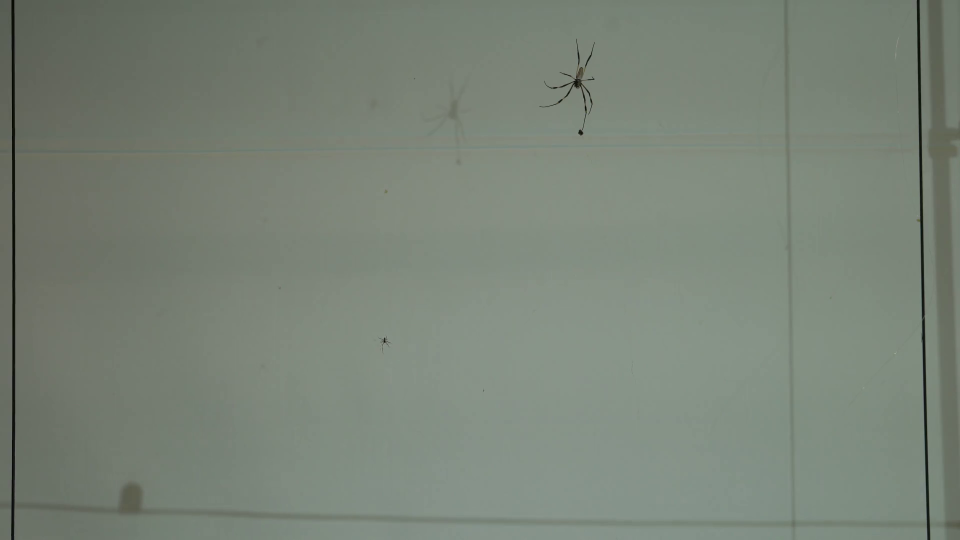
#> input picture frame 235 of videos/spider_video.mp4, 1920 x 1080 px (shown at 1/2 size)
$ jupyter execute --allow-errors '3c Spider_courtship_behaviour.ipynb'   (older library calls are emulated)
#> lines starting #> are read from the running program, lines starting #| are printed output that depends on the picture; after the words box and inside, x2 and y2 are one past the last pixel; in counts of white or black regions, pixels touching at a corner belong together
### examples/tracktor.py
import numpy as np
import pandas as pd
import cv2
from sklearn.cluster import KMeans
from scipy.optimize import linear_sum_assignment
from scipy.spatial.distance import cdist

def colour_to_thresh(frame, block_size = 31, offset = 25):
    """
    This function retrieves a video frame and preprocesses it for object tracking.
    The code blurs image to reduce noise, converts it to greyscale and then returns a
    thresholded version of the original image.

    Parameters
    ----------
    frame: ndarray, shape(n_rows, n_cols, 3)
        source image containing all three colour channels
    block_size: int(optional), default = 31
        block_size determines the width of the kernel used for adaptive thresholding.
        Note: block_size must be odd. If even integer is used, the programme will add
        1 to the block_size to make it odd.
    offset: int(optional), default = 25
        constant subtracted from the mean value within the block

    Returns
    -------
    thresh: ndarray, shape(n_rows, n_cols, 1)
        binarised(0,255) image
    """
    frame = cv2.blur(frame, (5,5))
    gray = cv2.cvtColor(frame, cv2.COLOR_BGR2GRAY)
    thresh = cv2.adaptiveThreshold(gray, 255, cv2.ADAPTIVE_THRESH_MEAN_C, cv2.THRESH_BINARY_INV, block_size, offset)
    return thresh

def detect_and_draw_contours(frame, thresh, meas_last, meas_now, min_area = 0, max_area = 10000):
    """
    This function detects contours, thresholds them based on area and draws them.

    Parameters
    ----------
    frame: ndarray, shape(n_rows, n_cols, 3)
        source image containing all three colour channels
    thresh: ndarray, shape(n_rows, n_cols, 1)
        binarised(0,255) image
    meas_last: array_like, dtype=float
        individual's location on previous frame
    meas_now: array_like, dtype=float
        individual's location on current frame
    min_area: int
        minimum area threhold used to detect the object of interest
    max_area: int
        maximum area threhold used to detect the object of interest

    Returns
    -------
    final: ndarray, shape(n_rows, n_cols, 3)
        final output image composed of the input frame with object contours
        and centroids overlaid on it
    contours: list
        a list of all detected contours that pass the area based threhold criterion
    meas_last: array_like, dtype=float
        individual's location on previous frame
    meas_now: array_like, dtype=float
        individual's location on current frame
    """
    # Detect contours and draw them based on specified area thresholds
    if int(cv2.__version__[0]) == 3:
    	img, contours, hierarchy = cv2.findContours(thresh.copy(), cv2.RETR_TREE, cv2.CHAIN_APPROX_SIMPLE)
    else:
    	contours, hierarchy = cv2.findContours(thresh.copy(), cv2.RETR_TREE, cv2.CHAIN_APPROX_SIMPLE)
    img = cv2.cvtColor(thresh.copy(), cv2.COLOR_GRAY2BGR)

    final = frame.copy()

    i = 0
    meas_last = meas_now.copy()
    del meas_now[:]
    while i < len(contours):
        area = cv2.contourArea(contours[i])
        if area < min_area or area > max_area:
            contours = contours[:i] + contours[i+1:]
        else:
            cv2.drawContours(final, contours, i, (0,0,255), 1)
            M = cv2.moments(contours[i])
            if M['m00'] != 0:
            	cx = M['m10']/M['m00']
            	cy = M['m01']/M['m00']
            else:
            	cx = 0
            	cy = 0
            meas_now.append([cx,cy])
            i += 1
    return final, contours, meas_last, meas_now

# [35 lines left out: function apply_k_means, not called in this run]

def hungarian_algorithm(meas_last, meas_now):
    """
    The hungarian algorithm is a combinatorial optimisation algorithm used
    to solve assignment problems. Here, we use the algorithm to reduce noise
    due to ripples and to maintain individual identity. This is accomplished
    by minimising a cost function; in this case, euclidean distances between
    points measured in previous and current step. The algorithm here is written
    to be flexible as the number of contours detected between successive frames
    changes. However, an error will be returned if zero contours are detected.

    Parameters
    ----------
    meas_last: array_like, dtype=float
        individual's location on previous frame
    meas_now: array_like, dtype=float
        individual's location on current frame

    Returns
    -------
    row_ind: array, dtype=int64
        individual identites arranged according to input ``meas_last``
    col_ind: array, dtype=int64
        individual identities rearranged based on matching locations from
        ``meas_last`` to ``meas_now`` by minimising the cost function
    """
    meas_last = np.array(meas_last)
    meas_now = np.array(meas_now)
    if meas_now.shape != meas_last.shape:
        if meas_now.shape[0] < meas_last.shape[0]:
            while meas_now.shape[0] != meas_last.shape[0]:
                meas_last = np.delete(meas_last, meas_last.shape[0]-1, 0)
        else:
            result = np.zeros(meas_now.shape)
            result[:meas_last.shape[0],:meas_last.shape[1]] = meas_last
            meas_last = result

    meas_last = list(meas_last)
    meas_now = list(meas_now)
    cost = cdist(meas_last, meas_now)
    row_ind, col_ind = linear_sum_assignment(cost)
    return row_ind, col_ind

def reorder_and_draw(final, colours, n_inds, col_ind, meas_now, df, mot, fr_no):
    """
    This function reorders the measurements in the current frame to match
    identity from previous frame. This is done by using the results of the
    hungarian algorithm from the array col_inds.

    Parameters
    ----------
    final: ndarray, shape(n_rows, n_cols, 3)
        final output image composed of the input frame with object contours
        and centroids overlaid on it
    colours: list, tuple
        list of tuples that represent colours used to assign individual identities
    n_inds: int
        total number of individuals being tracked
    col_ind: array, dtype=int64
        individual identities rearranged based on matching locations from
        ``meas_last`` to ``meas_now`` by minimising the cost function
    meas_now: array_like, dtype=float
        individual's location on current frame
    df: pandas.core.frame.DataFrame
        this dataframe holds tracked coordinates i.e. the tracking results
    mot: bool
        this boolean determines if we apply the alogrithm to a multi-object
        tracking problem

    Returns
    -------
    final: ndarray, shape(n_rows, n_cols, 3)
        final output image composed of the input frame with object contours
        and centroids overlaid on it
    meas_now: array_like, dtype=float
        individual's location on current frame
    df: pandas.DataFrame
        this dataframe holds tracked coordinates i.e. the tracking results
    """
    # Reorder contours based on results of the hungarian algorithm
    equal = np.array_equal(col_ind, list(range(len(col_ind))))
    if equal == False:
        current_ids = col_ind.copy()
        reordered = [i[0] for i in sorted(enumerate(current_ids), key=lambda x:x[1])]
        meas_now = [x for (y,x) in sorted(zip(reordered,meas_now))]

    # Draw centroids
    if mot == False:
        for i in range(len(meas_now)):
            if colours[i%4] == (0,0,255):
                cv2.circle(final, tuple([int(x) for x in meas_now[i]]), 5, colours[i%4], -1, cv2.LINE_AA)
    else:
        for i in range(n_inds):
            cv2.circle(final, tuple([int(x) for x in meas_now[i]]), 5, colours[i%n_inds], -1, cv2.LINE_AA)

    # add frame number
    font = cv2.FONT_HERSHEY_SCRIPT_SIMPLEX
    cv2.putText(final, str(int(fr_no)), (5,30), font, 1, (255,255,255), 2)

    return final, meas_now, df

# [20 lines left out: function reject_outliers, not called in this run]

### examples/3c Spider_courtship_behaviour.ipynb
[cell 1]
import numpy as np
import pandas as pd
import tracktor as tr
import scipy.signal
import cv2
import sys

## Global parameters
This cell (below) enlists user-defined parameters

[cell 2]
# colours is a vector of BGR values which are used to identify individuals in the video
# s_id is spider id and is also used for individual identification
# since we only have two individuals, the program will only use the first two elements from these arrays (s_id and colours)
# number of elements in colours should be greater than n_inds (THIS IS NECESSARY FOR VISUALISATION ONLY)
# number of elements in s_id should be greater than n_inds (THIS IS NECESSARY TO GET INDIVIDUAL-SPECIFIC DATA)
n_inds = 2
s_id = ['A', 'B', 'C', 'D', 'E', 'F', 'G', 'H']
colours = [(0,0,255),(0,255,255),(255,0,255),(255,255,255),(255,255,0),(255,0,0),(0,255,0),(0,0,0)]

# this is the block_size and offset used for adaptive thresholding (block_size should always be odd)
# these values are critical for tracking performance
block_size = 51
offset = 15

# the scaling parameter can be used to speed up tracking if video resolution is too high (use value 0-1)
scaling = 1.0

# minimum area and maximum area occupied by the animal in number of pixels
# this parameter is used to get rid of other objects in view that might be hard to threshold out but are differently sized
# in this case, the range is wide because males vastly smaller than females
min_area = 180
max_area = 10000

# kernel for erosion and dilation
# useful since thin spider limbs are sometimes detected as separate objects
kernel = np.ones((5,5),np.uint8)

# mot determines whether the tracker is being used in noisy conditions to track a single object or for multi-object
# using this will enable k-means clustering to force n_inds number of animals
mot = True

# name of source video and paths
video = 'spider_video'
input_vidpath = '/mnt/ssd1/Documents/Vivek/tracktor/videos/' + video + '.mp4'
output_vidpath = '/mnt/ssd1/Documents/Vivek/tracktor/output/' + video + '_tracked.mp4'
output_filepath = '/mnt/ssd1/Documents/Vivek/tracktor/output/' + video + '_tracked.csv'
codec = 'DIVX' # try other codecs if the default doesn't work ('DIVX', 'avc1', 'XVID') note: this list is non-exhaustive

The cell below runs the tracking code

[cell 3]
## Open video
cap = cv2.VideoCapture(input_vidpath)
if cap.isOpened() == False:
    sys.exit('Video file cannot be read! Please check input_vidpath to ensure it is correctly pointing to the video file')

## Video writer class to output video with contour and centroid of tracked object(s)
# make sure the frame size matches size of array 'final'
fourcc = cv2.VideoWriter_fourcc(*codec)
output_framesize = (int(cap.read()[1].shape[1]*scaling),int(cap.read()[1].shape[0]*scaling))
#> output_framesize = (1920, 1080)
out = cv2.VideoWriter(filename = output_vidpath, fourcc = fourcc, fps = 60.0, frameSize = output_framesize, isColor = True)

## Individual location(s) measured in the last and current step
meas_last = list(np.zeros((n_inds,2)))
meas_now = list(np.zeros((n_inds,2)))

last = 0
df = []

while(True):
    # Capture frame-by-frame
    ret, frame = cap.read()

    this = cap.get(1)
    if ret == True:
        frame = cv2.resize(frame, None, fx = scaling, fy = scaling, interpolation = cv2.INTER_LINEAR)
        thresh = tr.colour_to_thresh(frame, block_size, offset)
#> in colour_to_thresh, `thresh = cv2.adaptiveThreshold(gray, 255, cv2.ADAPTIVE_THRESH_MEAN_C, ..`:
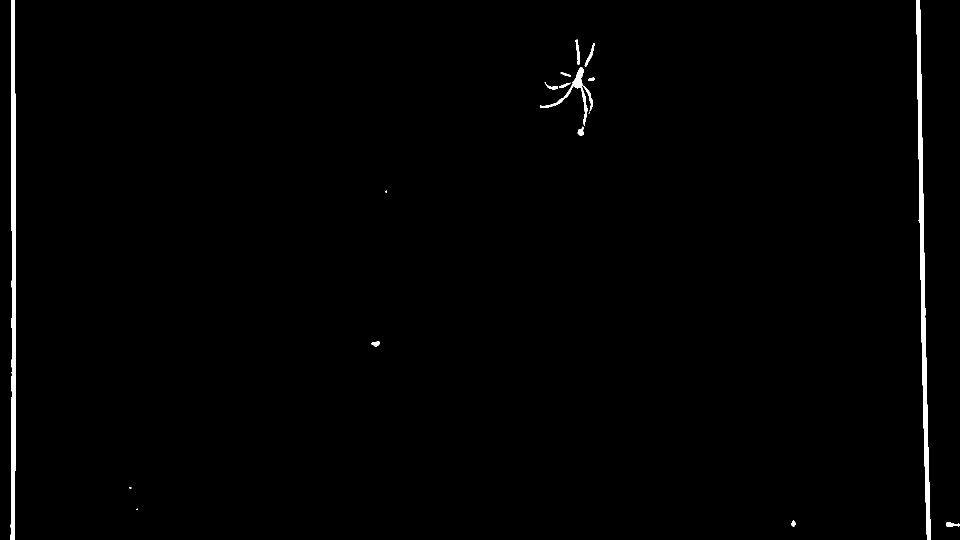
#> thresh: shape (1080, 1920) (shown at 1/2 size); 0.97% white; 17 white regions (4 under 20 px), largest, box (x1, y1, x2, y2) and area: (21, 0, 32, 1080) 8683, (1832, 0, 1862, 1080) 8616, (1080, 134, 1186, 252) 1465
        thresh = cv2.dilate(thresh, kernel, iterations = 3)
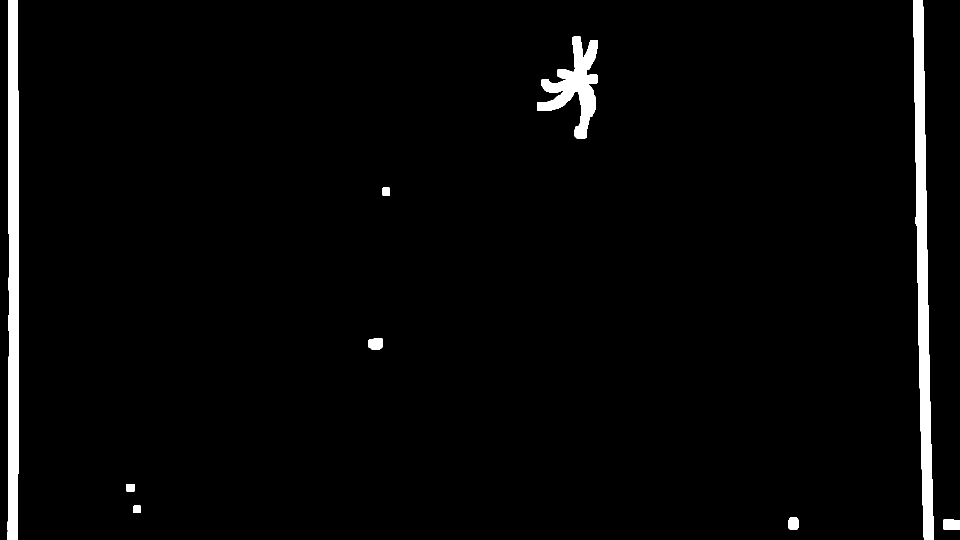
#> thresh: shape (1080, 1920) (shown at 1/2 size); 2.7% white; 9 white regions, largest, box (x1, y1, x2, y2) and area: (1826, 0, 1868, 1080) 21876, (15, 0, 38, 1080) 21814, (1074, 73, 1196, 278) 9843
        thresh = cv2.erode(thresh, kernel, iterations = 1)
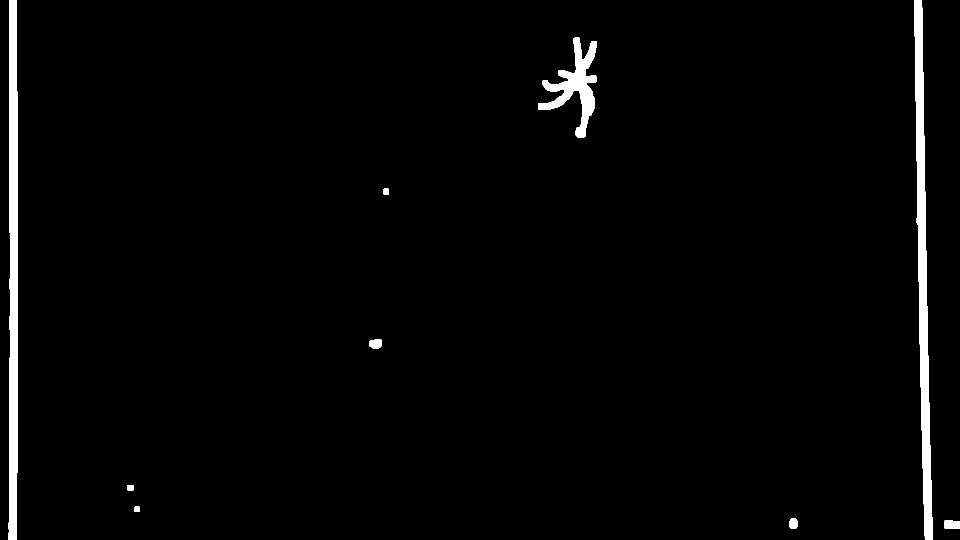
#> thresh: shape (1080, 1920) (shown at 1/2 size); 2.1% white; 9 white regions
        final, contours, meas_last, meas_now = tr.detect_and_draw_contours(frame, thresh, meas_last, meas_now, min_area, max_area)
#> in detect_and_draw_contours, `contours, hierarchy = cv2.findContours(thresh.copy(), cv2.RETR_TREE, c..`: contours = 9 contours; largest, box (x1, y1, x2, y2) and area: (1828, 0, 1866, 1080) 16365, (17, 0, 36, 1080) 16363, (1076, 75, 1194, 276) 7261, (1888, 1040, 1920, 1058) 463, (738, 679, 763, 698) 370
#> the loop in detect_and_draw_contours, `while i < len(contours):` made 9 passes
#> (area, cx, cy) on passes 1, 2, 5, 7: (463, 1902.8, 1048.9), (277, 1586.5, 1047), (370, 750.6, 687.6), (7261, 1151.4, 172.3)
#> after the loop in detect_and_draw_contours, `while i < len(contours):`:
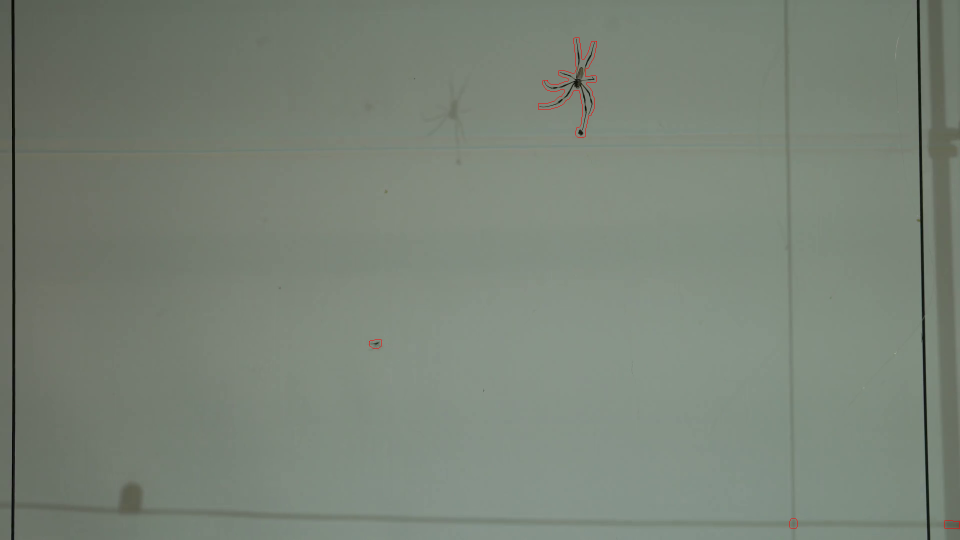
#> final: shape (1080, 1920, 3) (shown at 1/2 size); mean B, G, R 119.2, 131.1, 121.6
#> after the loop in detect_and_draw_contours, `while i < len(contours):`: i = 4; meas_now = [[1902.8, 1048.9], [1586.5, 1047], [750.6, 687.6], [1151.4, 172.3]]
#> contours = 4 contours; box (x1, y1, x2, y2) and area: (1076, 75, 1194, 276) 7261, (1888, 1040, 1920, 1058) 463, (738, 679, 763, 698) 370, (1579, 1037, 1595, 1058) 277; meas_last = [[0, 0], [0, 0]]

        row_ind, col_ind = tr.hungarian_algorithm(meas_last, meas_now)
#> in hungarian_algorithm, `cost = cdist(meas_last, meas_now)`: cost = [[2172.7, 1900.9, 1017.9, 1164.2], [2172.7, 1900.9, 1017.9, 1164.2], [2172.7, 1900.9, 1017.9, 1164.2], [2172.7, 1900.9, 1017.9, 1164.2]]
#> in hungarian_algorithm, `row_ind, col_ind = linear_sum_assignment(cost)`: row_ind = [0, 1, 2, 3]; col_ind = [2, 3, 1, 0]
#> row_ind = [0, 1, 2, 3]; col_ind = [2, 3, 1, 0]

        final, meas_now, df = tr.reorder_and_draw(final, colours, n_inds, col_ind, meas_now, df, mot, this)
#> in reorder_and_draw, `equal = np.array_equal(col_ind, list(range(len(col_ind))))`: equal = False
#> in reorder_and_draw, `current_ids = col_ind.copy()`: current_ids = [2, 3, 1, 0]
#> in reorder_and_draw, `reordered = [i[0] for i in sorted(enumerate(current_ids), key=lambda x..`: reordered = [3, 2, 0, 1]
#> in reorder_and_draw, `meas_now = [x for (y,x) in sorted(zip(reordered,meas_now))]`: meas_now = [[750.6, 687.6], [1151.4, 172.3], [1586.5, 1047], [1902.8, 1048.9]]
#> in reorder_and_draw, `font = cv2.FONT_HERSHEY_SCRIPT_SIMPLEX`: font = 6
#> df = []

        # Create output dataframe
        for i in range(n_inds):
            df.append([this, meas_now[i][0], meas_now[i][1], s_id[i]])
#> after the loop, df = [[238, 750.6, 687.6, 'A'], [238, 1151.4, 172.3, 'B']]

        # Display the resulting frame
        out.write(final)
        cv2.imshow('frame', final)
        if cv2.waitKey(1) == 27:
#> (key Esc is pressed here)
            break

    if last >= this:
        break

    last = this

## Write positions to file
df = pd.DataFrame(np.matrix(df), columns = ['frame','pos_x','pos_y','id'])
#> df = table of 2 rows and 4 columns
#> (the rest of this cell did not finish here and is left out)

## Summary statistics
The cells below provide functions to perform basic summary statistics - in this case, time spent active vs stationary and the distance between the male and the female.

#> (a cell that did not finish here is left out)

[cell 5]
for idx, ID in enumerate(np.unique(df['id'])):
    df['id'][df['id'] == ID] = idx
#> this loop made 2 passes

[cell 6]
import matplotlib.pyplot as plt

plt.figure(figsize=(5,5))
plt.scatter(df['pos_x'], df['pos_y'], c=df['id'], cmap='jet', alpha=0.5)
plt.xlabel('X', fontsize=16)
plt.ylabel('Y', fontsize=16)
plt.tight_layout()
plt.savefig('imgs/ex3_fig1a.eps', format='eps', dpi=300)
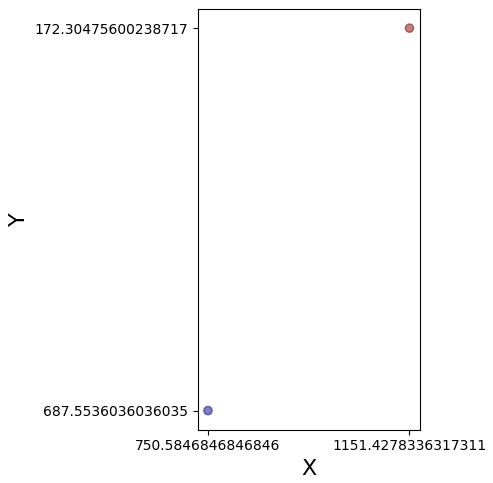
#> figure drawn by matplotlib, 1 panel
plt.show()

[cell 7]
dx = df['pos_x'] - df['pos_x'].shift(2)
dy = df['pos_y'] - df['pos_y'].shift(2)
#> (the rest of this cell did not finish here and is left out)

[cell 8]
## Parameters like speed and acceleration can be very noisy. Small noise in positional data is amplified as we take the
## derivative to get speed and acceleration. We therefore smooth this data to obtain reliable values and eliminate noise.

# the smoothing window parameter determines the extent of smoothing (smoothing window MUST BE ODD)
smoothing_window = 11

## Frame-rate (fps or frames per second) of recorded video to calculate time
fps = 30

#> (a cell that did not finish here is left out)

#> (a cell that did not finish here is left out)

Time spent active vs. stationary

#> (a cell that did not finish here is left out)

Distance between male and female

[cell 12]
distances = []
#> (the rest of this cell did not finish here and is left out)

#> (a cell that did not finish here is left out)
